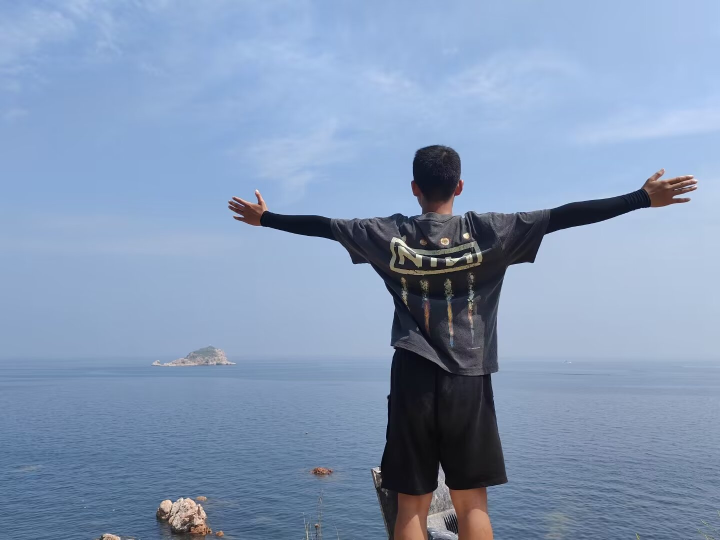
#> input picture ex03/images/original.jpg, 1440 x 1080 px (shown at 1/2 size)
$ python main.py
#> lines starting #> are read from the running program, lines starting #| are printed output that depends on the picture
import cv2
import numpy as np
import matplotlib.pyplot as plt
from scipy.fftpack import dct, idct
import math

# -------------------------- 1. 图像读取与预处理 --------------------------
def read_image(path):
    """读取图像并转为灰度图"""
#> called with path = 'images/original.jpg'
    img = cv2.imread(path)
#> img is the input picture: shape (1080, 1440, 3); mean B, G, R 182.7, 152.6, 131.6
    if img is None:
        raise ValueError("图片读取失败，请检查路径！")
    gray = cv2.cvtColor(img, cv2.COLOR_BGR2GRAY)
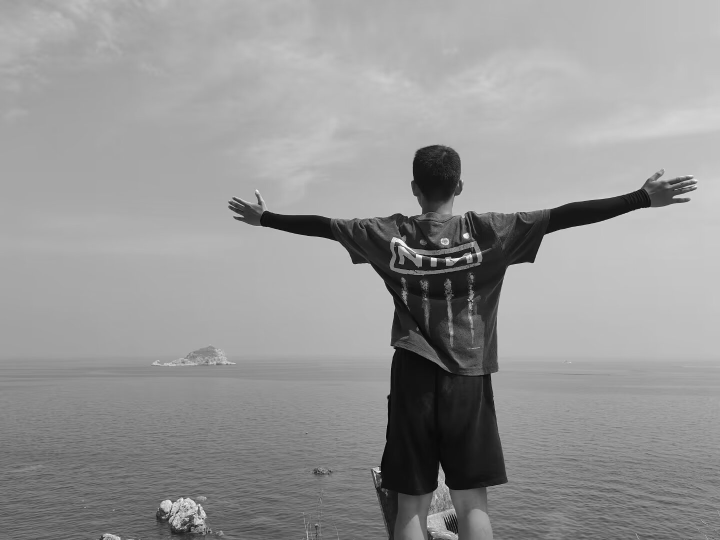
#> gray: shape (1080, 1440) (shown at 1/2 size); min 0, max 255, mean 149.7
    return gray

# 读取原始图像
original_img = read_image("images/original.jpg")
height, width = original_img.shape
#> height = 1080; width = 1440
print(f"原始图像尺寸：{height}×{width}")
#| 原始图像尺寸：1080×1440

# -------------------------- 2. 图像下采样 --------------------------
def downsample_direct(img, scale=0.5):
    """直接下采样（缩小1/2）"""
#> called with scale = 0.5
    h, w = img.shape
#> h = 1080; w = 1440
    new_h, new_w = int(h * scale), int(w * scale)
#> new_h = 540; new_w = 720
    downsampled = cv2.resize(img, (new_w, new_h), interpolation=cv2.INTER_NEAREST)
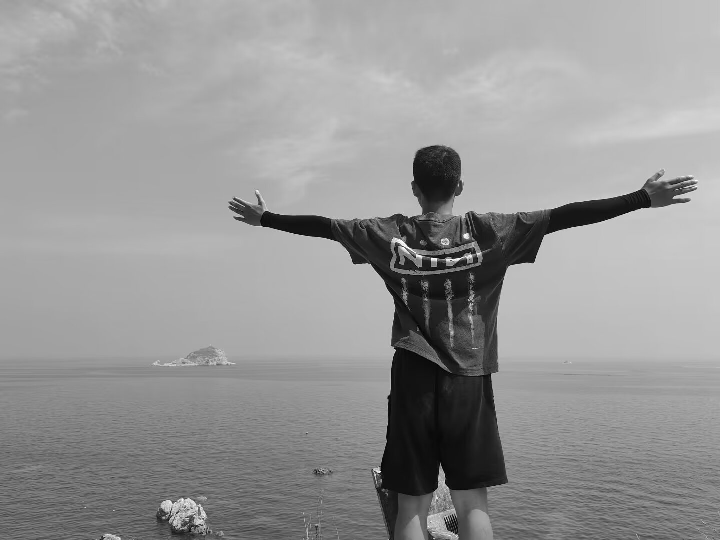
#> downsampled: shape (540, 720); min 0, max 255, mean 149.7
    return downsampled

def downsample_smooth(img, scale=0.5):
    """先高斯平滑再下采样"""
#> called with scale = 0.5
    # 高斯平滑（核大小5×5，标准差1.5）
    smoothed = cv2.GaussianBlur(img, (5, 5), 1.5)
    # 下采样
    h, w = img.shape
#> h = 1080; w = 1440
    new_h, new_w = int(h * scale), int(w * scale)
#> new_h = 540; new_w = 720
    downsampled = cv2.resize(smoothed, (new_w, new_h), interpolation=cv2.INTER_NEAREST)
    return downsampled

# 执行下采样
down_direct = downsample_direct(original_img)
down_smooth = downsample_smooth(original_img)

# 保存下采样图像
cv2.imwrite("images/downsampled_direct.jpg", down_direct)
cv2.imwrite("images/downsampled_smooth.jpg", down_smooth)
print("下采样图像已保存")

# -------------------------- 3. 图像恢复（上采样） --------------------------
def restore_image(img, original_size, method):
    """
    恢复图像到原始尺寸
    method: nearest / bilinear / bicubic
    """
#> called with original_size = (1080, 1440), method = 'nearest'
    methods = {
        "nearest": cv2.INTER_NEAREST,
        "bilinear": cv2.INTER_LINEAR,
        "bicubic": cv2.INTER_CUBIC
    }
    restored = cv2.resize(img, (original_size[1], original_size[0]), interpolation=methods[method])
    return restored

# 基于“平滑后下采样”的图像恢复（也可对比直接下采样的恢复效果）
restore_nearest = restore_image(down_smooth, original_img.shape, "nearest")
restore_bilinear = restore_image(down_smooth, original_img.shape, "bilinear")
restore_bicubic = restore_image(down_smooth, original_img.shape, "bicubic")

# 保存恢复图像
cv2.imwrite("images/restored_nearest.jpg", restore_nearest)
cv2.imwrite("images/restored_bilinear.jpg", restore_bilinear)
cv2.imwrite("images/restored_bicubic.jpg", restore_bicubic)
print("恢复图像已保存")

# -------------------------- 4. 空间域评价（MSE、PSNR） --------------------------
def calculate_mse(img1, img2):
    """计算均方误差MSE"""
    # 确保两张图像尺寸一致
    if img1.shape != img2.shape:
        img2 = cv2.resize(img2, (img1.shape[1], img1.shape[0]))
    mse = np.mean((img1 - img2) ** 2)
#> mse = 13.35
    return mse

def calculate_psnr(img1, img2):
    """计算峰值信噪比PSNR"""
    mse = calculate_mse(img1, img2)
#> mse = 13.35
    if mse == 0:  # 图像完全相同
        return float('inf')
    max_pixel = 255.0
    psnr = 20 * math.log10(max_pixel / math.sqrt(mse))
#> psnr = 36.88
    return psnr

# 计算各恢复图像的MSE和PSNR
metrics = {
    "最近邻内插": {
        "MSE": calculate_mse(original_img, restore_nearest),
        "PSNR": calculate_psnr(original_img, restore_nearest)
    },
    "双线性内插": {
        "MSE": calculate_mse(original_img, restore_bilinear),
        "PSNR": calculate_psnr(original_img, restore_bilinear)
    },
    "双三次内插": {
        "MSE": calculate_mse(original_img, restore_bicubic),
        "PSNR": calculate_psnr(original_img, restore_bicubic)
    }
}

# 打印空间域评价结果
print("\n=== 空间域评价结果 ===")
for method, values in metrics.items():
    print(f"{method} - MSE: {values['MSE']:.2f}, PSNR: {values['PSNR']:.2f} dB")
#> this loop made 3 passes
#> (method, values) on passes 1 to 3: ('最近邻内插', {'MSE': 13.35, 'PSNR': 36.88}), ('双线性内插', {'MSE': 13.76, 'PSNR': 36.74}), ('双三次内插', {'MSE': 13.03, 'PSNR': 36.98})
#| 最近邻内插 - MSE: 13.35, PSNR: 36.88 dB
#| 双线性内插 - MSE: 13.76, PSNR: 36.74 dB
#| 双三次内插 - MSE: 13.03, PSNR: 36.98 dB

# 绘制空间域对比图
plt.figure(figsize=(15, 10))
plt.subplot(2, 2, 1)
plt.imshow(original_img, cmap='gray')
plt.title("原始图像")
plt.axis('off')

plt.subplot(2, 2, 2)
plt.imshow(restore_nearest, cmap='gray')
plt.title(f"最近邻恢复\nMSE: {metrics['最近邻内插']['MSE']:.2f}, PSNR: {metrics['最近邻内插']['PSNR']:.2f} dB")
plt.axis('off')

plt.subplot(2, 2, 3)
plt.imshow(restore_bilinear, cmap='gray')
plt.title(f"双线性恢复\nMSE: {metrics['双线性内插']['MSE']:.2f}, PSNR: {metrics['双线性内插']['PSNR']:.2f} dB")
plt.axis('off')

plt.subplot(2, 2, 4)
plt.imshow(restore_bicubic, cmap='gray')
plt.title(f"双三次恢复\nMSE: {metrics['双三次内插']['MSE']:.2f}, PSNR: {metrics['双三次内插']['PSNR']:.2f} dB")
plt.axis('off')

plt.tight_layout()
plt.savefig("results/spatial_comparison.png", dpi=300)
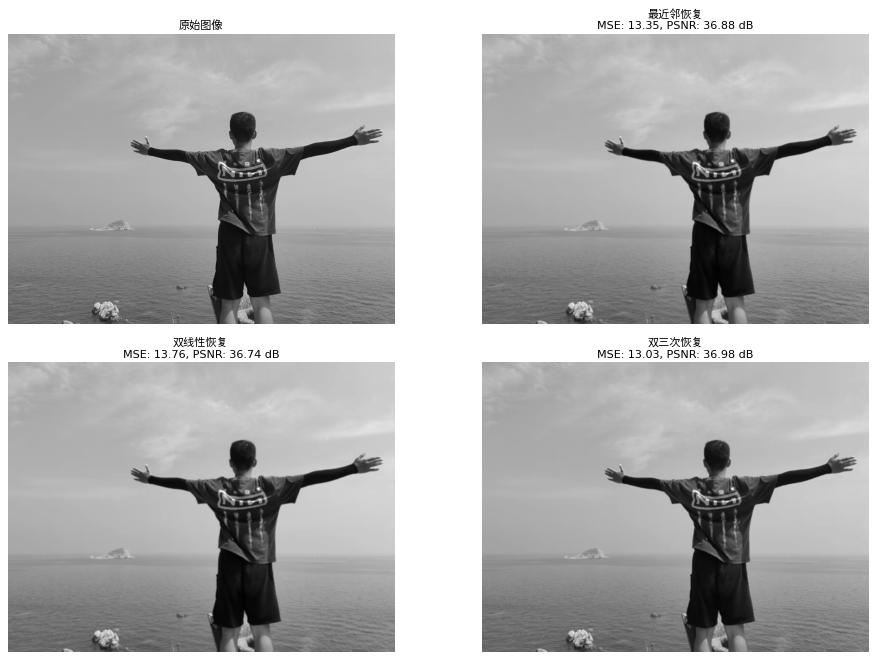
#> figure drawn by matplotlib, 4 panels
plt.close()
print("空间域对比图已保存到results目录")

# -------------------------- 5. 傅里叶变换（FFT）分析 --------------------------
def fft_analysis(img):
    """对图像进行傅里叶变换，返回频谱（中心化）"""
    # 傅里叶变换
    f = np.fft.fft2(img)
    # 中心化
    f_shift = np.fft.fftshift(f)
    # 计算幅度谱（对数缩放，便于显示）
    magnitude_spectrum = 20 * np.log(np.abs(f_shift))
    return magnitude_spectrum

# 计算各图像的频谱
fft_original = fft_analysis(original_img)
fft_down = fft_analysis(down_smooth)
#> in fft_analysis (call 2), `magnitude_spectrum = 20 * np.log(np.abs(f_shift))`:
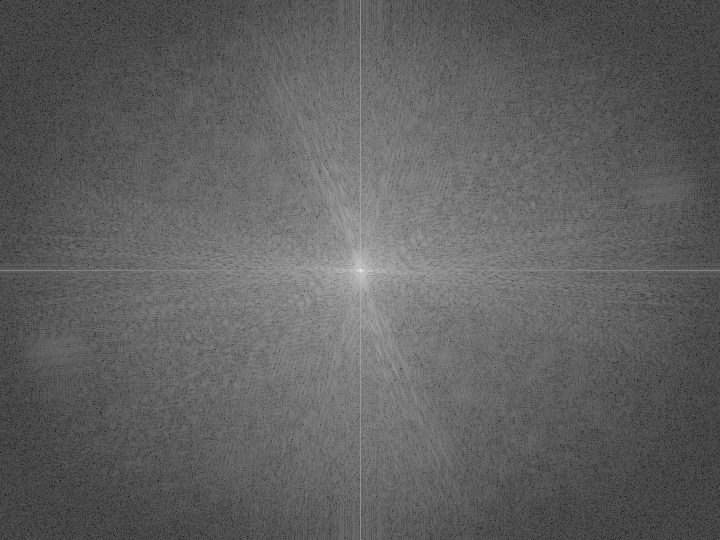
#> magnitude_spectrum: shape (540, 720) float64; min -3.77, max 357.6, mean 133.2; drawn with min black and max white
fft_nearest = fft_analysis(restore_nearest)
#> in fft_analysis (call 3), `magnitude_spectrum = 20 * np.log(np.abs(f_shift))`:
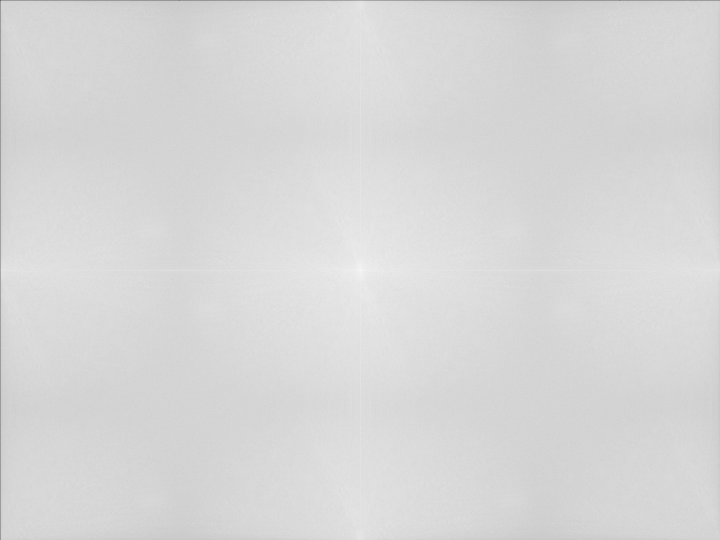
#> magnitude_spectrum: shape (1080, 1440) float64 (shown at 1/2 size); 0% of the values are NaN or infinite; the others: min -1261.4, max 385.3, mean 132.2; drawn with min black, max white, NaN and infinite black
fft_bicubic = fft_analysis(restore_bicubic)
#> in fft_analysis (call 4), `magnitude_spectrum = 20 * np.log(np.abs(f_shift))`:
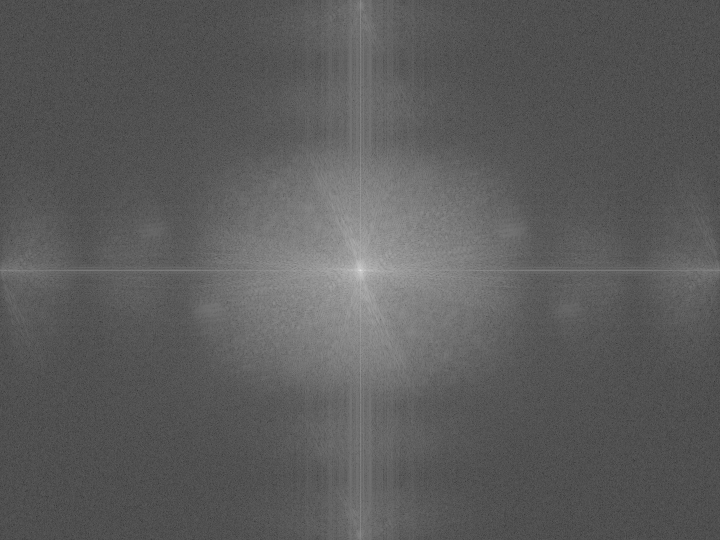
#> magnitude_spectrum: shape (1080, 1440) float64 (shown at 1/2 size); min -24.16, max 385.3, mean 123.5; drawn with min black and max white

# 绘制频谱图
plt.figure(figsize=(12, 10))
plt.subplot(2, 2, 1)
plt.imshow(fft_original, cmap='gray')
plt.title("原始图像频谱")
plt.axis('off')

plt.subplot(2, 2, 2)
plt.imshow(fft_down, cmap='gray')
plt.title("下采样图像频谱")
plt.axis('off')

plt.subplot(2, 2, 3)
plt.imshow(fft_nearest, cmap='gray')
plt.title("最近邻恢复频谱")
plt.axis('off')

plt.subplot(2, 2, 4)
plt.imshow(fft_bicubic, cmap='gray')
plt.title("双三次恢复频谱")
plt.axis('off')

plt.tight_layout()
plt.savefig("results/fft_spectrums.png", dpi=300)
plt.close()
print("傅里叶频谱图已保存到results目录")

# -------------------------- 6. DCT变换分析 --------------------------
def dct_analysis(img):
    """对图像进行DCT变换，返回DCT系数（归一化）和低频能量占比"""
    # 对图像分块（8×8），也可直接对整图做DCT
    h, w = img.shape
#> h = 1080; w = 1440
    # 归一化图像到0-1
    img_normalized = img / 255.0
    # DCT变换
    dct_coeffs = dct(dct(img_normalized.T, norm='ortho').T, norm='ortho')

    # 计算低频能量占比（取前10%的低频系数）
    total_energy = np.sum(np.square(dct_coeffs))
#> total_energy = 588924.9
    # 中心化DCT系数（便于显示）
    dct_shift = np.fft.fftshift(dct_coeffs)
    # 取低频区域（中心区域）
    low_freq_h = int(h * 0.1)
#> low_freq_h = 108
    low_freq_w = int(w * 0.1)
#> low_freq_w = 144
    center_h, center_w = h // 2, w // 2
#> center_h = 540
    low_freq_region = dct_shift[
        center_h - low_freq_h : center_h + low_freq_h,
        center_w - low_freq_w : center_w + low_freq_w
    ]
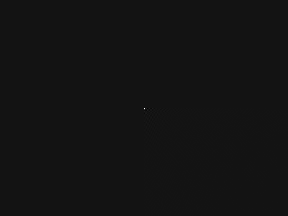
#> low_freq_region: shape (216, 288) float64; min -62.02, max 732.2, mean 0; drawn with min black and max white
    low_energy = np.sum(np.square(low_freq_region))
#> low_energy = 586835.1
    low_energy_ratio = (low_energy / total_energy) * 100
#> low_energy_ratio = 99.65

    # 归一化DCT系数便于显示
    dct_display = (dct_coeffs - np.min(dct_coeffs)) / (np.max(dct_coeffs) - np.min(dct_coeffs))
    return dct_display, low_energy_ratio

# 计算各图像的DCT系数和低频能量占比
dct_original, ratio_original = dct_analysis(original_img)
#> ratio_original = 99.65
dct_nearest, ratio_nearest = dct_analysis(restore_nearest)
#> ratio_nearest = 99.86
dct_bilinear, ratio_bilinear = dct_analysis(restore_bilinear)
#> ratio_bilinear = 99.88
dct_bicubic, ratio_bicubic = dct_analysis(restore_bicubic)
#> ratio_bicubic = 99.85

# 打印DCT低频能量占比
print("\n=== DCT低频能量占比 ===")
print(f"原始图像: {ratio_original:.2f}%")
#| 原始图像: 99.65%
print(f"最近邻恢复: {ratio_nearest:.2f}%")
#| 最近邻恢复: 99.86%
print(f"双线性恢复: {ratio_bilinear:.2f}%")
#| 双线性恢复: 99.88%
print(f"双三次恢复: {ratio_bicubic:.2f}%")
#| 双三次恢复: 99.85%

# 绘制DCT系数图
plt.figure(figsize=(12, 10))
plt.subplot(2, 2, 1)
plt.imshow(dct_original, cmap='gray')
plt.title(f"原始图像DCT系数\n低频占比: {ratio_original:.2f}%")
plt.axis('off')

plt.subplot(2, 2, 2)
plt.imshow(dct_nearest, cmap='gray')
plt.title(f"最近邻恢复DCT系数\n低频占比: {ratio_nearest:.2f}%")
plt.axis('off')

plt.subplot(2, 2, 3)
plt.imshow(dct_bilinear, cmap='gray')
plt.title(f"双线性恢复DCT系数\n低频占比: {ratio_bilinear:.2f}%")
plt.axis('off')

plt.subplot(2, 2, 4)
plt.imshow(dct_bicubic, cmap='gray')
plt.title(f"双三次恢复DCT系数\n低频占比: {ratio_bicubic:.2f}%")
plt.axis('off')

plt.tight_layout()
plt.savefig("results/dct_coefficients.png", dpi=300)
plt.close()
print("DCT系数图已保存到results目录")

print("\n=== 实验全部完成！所有结果已保存到对应目录 ===")
